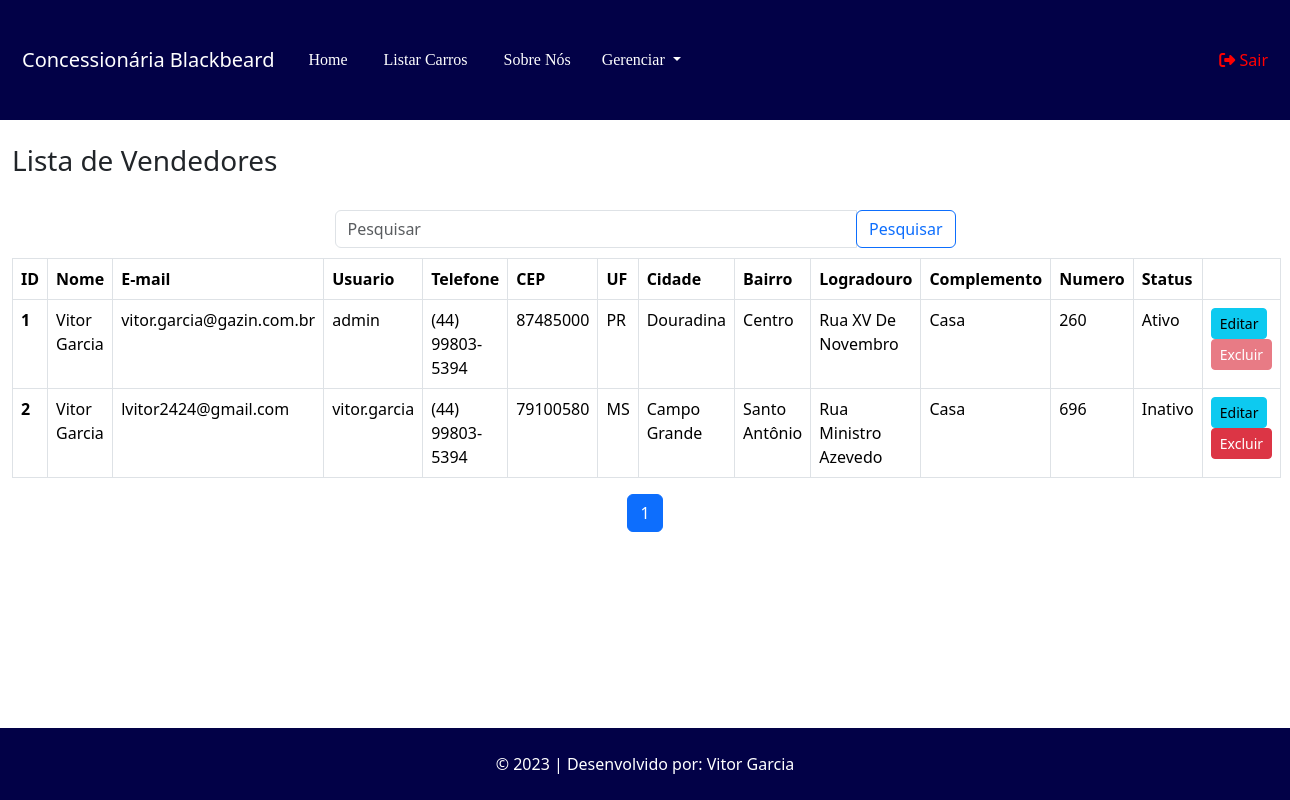
The page /vendedor/pesquisar (signed in) on the database as committed earlier.
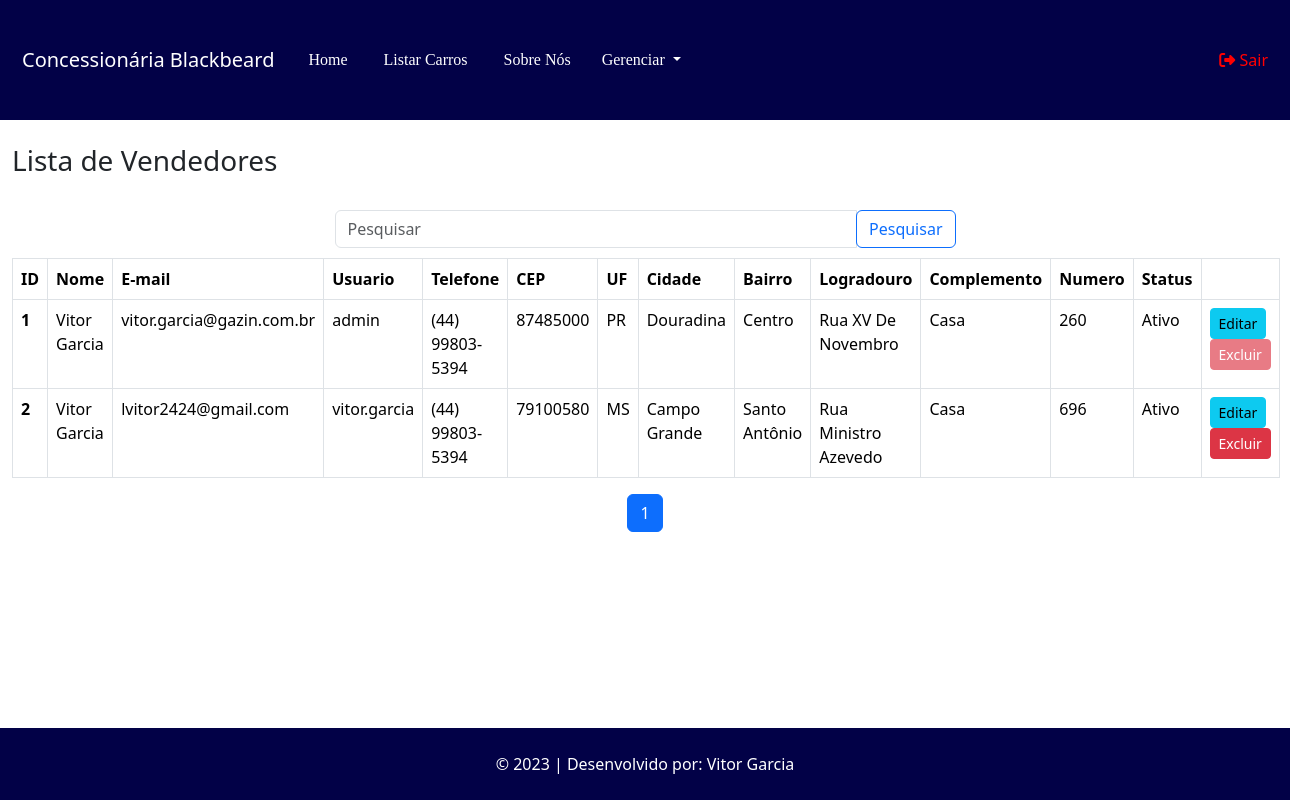
The same page on the database as committed later.
### tables this page shows
CREATE TABLE `vendedor` (
  `id` int(11) NOT NULL,
  `nome` varchar(100) NOT NULL,
  `telefone` varchar(20) NOT NULL,
  `email` varchar(100) NOT NULL,
  `cpf` char(15) NOT NULL,
  `status` varchar(12) NOT NULL,
  `cep` varchar(10) DEFAULT NULL,
  `uf` varchar(2) DEFAULT NULL,
  `cidade` varchar(255) DEFAULT NULL,
  `bairro` varchar(255) DEFAULT NULL,
  `logradouro` varchar(255) DEFAULT NULL,
  `complemento` varchar(255) DEFAULT NULL,
  `numero` varchar(10) DEFAULT NULL,
  `usuario` varchar(50) NOT NULL,
  `senha` varchar(255) NOT NULL
);

### App/Controllers/Controller.php (called while the page is built, shortened)
<?php
abstract class Controller
{
    private $viewVar;
    public function render($view)
    {
        $viewVar = $this->getViewVar();
        require_once PATH . '/App/Views/layouts/cabecalho.php';
        require_once PATH . '/App/Views/' . $view . '.php';
        require_once PATH . '/App/Views/layouts/rodape.php';
    }
    public function getViewVar()
    {
        return $this->viewVar;
    }
    public function setViewParam($varName, $varValue)
    {
        if ($varName != "" && $varValue != "") {
            $this->viewVar[$varName] = $varValue;
        }
    }
}

### App/Controllers/VendedorController.php (called while the page is built, shortened)
<?php
class VendedorController extends Controller
{
    public function pesquisar()
    {
        $vendedorDAO = new VendedorDAO();
        self::setViewParam('vendedor', $vendedorDAO->listarVendedorPorVenda());
        $this->render('vendedor/pesquisar');
    }
}

### index.php (called while the page is built, shortened)
<?php
try {
    $app = new App();
    $app->run();
}catch (\Exception $e){
    $oError = new Erro($e);
    $oError->render();
}

### App/Models/DAO/BaseDAO.php (called while the page is built, shortened)
<?php
abstract class BaseDAO
{
    private $conexao;
    public function __construct()
    {
        $this->conexao = Conexao::getConnection();
    }
    public function select($sql)
    {
        if (!empty($sql)) {
            return $this->conexao->query($sql);
        }
    }
}

### App/Lib/Conexao.php (called while the page is built, shortened)
<?php
class Conexao
{
    private static $connection;
    public static function getConnection()
    {
        $pdoConfig = DB_DRIVER . ":" . "host=" . DB_HOST . ";";
        $pdoConfig .= "dbname=" . DB_NAME . ";";
        try {
            if (!isset(self::$connection)) {
                self::$connection = new PDO($pdoConfig, DB_USER, DB_PASSWORD);
                self::$connection->setAttribute(PDO::ATTR_ERRMODE, PDO::ERRMODE_EXCEPTION);
            }
            return self::$connection;
        } catch (PDOException $e) {
            throw new Exception("Erro de conexão com o banco de dados", 500);
        }
    }
}

### App/Models/DAO/VendedorDAO.php (called while the page is built, shortened)
<?php
class VendedorDAO extends BaseDAO{
    public function listarVendedorPorVenda(){
        $resultado = $this->select(
            'SELECT v.*, IFNULL(COUNT(venda.id), null) AS qtdVendasVendedor
            FROM vendedor v
            LEFT JOIN venda ON v.id = venda.id_cliente
            GROUP BY v.id'
        );
        return $resultado->fetchAll(\PDO::FETCH_CLASS, Vendedor::class);
    }
}
?>

### App/Models/Entidades/Vendedor.php (called while the page is built, shortened)
<?php
class Vendedor{
     private $id;
     private $nome;
     private $usuario;
     private $telefone;
     private $email;
     private $status;
     private $cep;
     private $uf;
     private $cidade;
     private $bairro;
     private $logradouro;
     private $complemento;
     private $numero;
     public function getId(){
        return $this->id;
   }
   function getNome(){
        return $this->nome;
   }
   function getUsuario(){
    return $this->usuario;
    }
   public function getTelefone(){
        return $this->telefone;
   }
   public function getEmail(){
        return $this->email;
   }
   public function getStatus(){
        return $this->status;
   }
   public function getCep(){
     return $this->cep;
   }
   public function getUf(){
       return $this->uf;
   }
   public function getCidade(){
       return $this->cidade;
   }
   public function getBairro(){
       return $this->bairro;
   }
   public function getLogradouro(){
       return $this->logradouro;
   }
   public function getComplemento(){
       return $this->complemento;
   }
   public function getNumero(){
       return $this->numero;
   }
       private $qtdVendasVendedor;
       public function getQtdVendasVendedor(){
           return $this->qtdVendasVendedor;
       }
}
?>

### App/Views/vendedor/pesquisar.php (the view, shortened to what the changed rows need)
<?php
if (isset($_SESSION['login'])) {
    $vendedoresPorPagina = 10;
    $paginaAtual = isset($_GET['page']) ? intval($_GET['page']) : 1;
    $pesquisa = isset($_GET['pesquisa']) ? $_GET['pesquisa'] : '';
    if (empty($pesquisa)) {
        $todosVendedores = $viewVar['vendedor'];
    }
    $indiceInicial = ($paginaAtual - 1) * $vendedoresPorPagina;
    $vendedoresFiltrados = array_slice($todosVendedores, $indiceInicial, $vendedoresPorPagina);
?>
    <div class="container-fluid" style="margin-bottom: 60px;">
        <br>
        <br>
        <table class="table table-hover table-bordered">
            <thead>
                <tr>
                    <th scope="col">ID</th>
                    <th scope="col">Nome</th>
                    <th scope="col">E-mail</th>
                    <th scope="col">Usuario</th>
                    <th scope="col">Telefone</th>
                    <th scope="col">CEP</th>
                    <th scope="col">UF</th>
                    <th scope="col">Cidade</th>
                    <th scope="col">Bairro</th>
                    <th scope="col">Logradouro</th>
                    <th scope="col">Complemento</th>
                    <th scope="col">Numero</th>
                    <th scope="col">Status</th>
                    <th scope="col"></th>
                </tr>
            </thead>
            <tbody>
                <?php if (empty($vendedoresFiltrados)) { ?>
                    <tr>
                        <td colspan="12">
                            <div class="alert alert-info" role="alert">Nenhum vendedor encontrado!</div>
                        </td>
                    </tr>
                    <?php } else {
                    foreach ($vendedoresFiltrados as $vendedor) {
                    ?>
                        <tr>
                            <th scope="row"><?php echo $vendedor->getId(); ?></th>
                            <td><?php echo $vendedor->getNome(); ?></td>
                            <td><?php echo $vendedor->getEmail(); ?></td>
                            <td><?php echo $vendedor->getUsuario(); ?></td>
                            <td><?php echo $vendedor->getTelefone(); ?></td>
                            <td><?php echo $vendedor->getCEP(); ?></td>
                            <td><?php echo $vendedor->getUF(); ?></td>
                            <td><?php echo $vendedor->getCidade(); ?></td>
                            <td><?php echo $vendedor->getBairro(); ?></td>
                            <td><?php echo $vendedor->getLogradouro(); ?></td>
                            <td><?php echo $vendedor->getComplemento(); ?></td>
                            <td><?php echo $vendedor->getNumero(); ?></td>
                            <td><?php echo $vendedor->getStatus(); ?></td>
                            <td>
                                <a href="http://<?php echo APP_HOST; ?>/vendedor/edicao/<?php echo $vendedor->getId(); ?>" class="btn btn-info btn-sm">Editar</a>
                                <?php if($vendedor->getQtdVendasVendedor() != 0 ){ ?>
                                <span class="d-inline-block" tabindex="0" data-toggle="tooltip" title="Não é possível excluir Vendedor que possui vendas vinculadas!">
                                    <a class="btn btn-danger btn-sm disabled">Excluir</a>
                                </span>
                                <?php }else{ ?>
                                    <a href="http://<?php echo APP_HOST; ?>/vendedor/exclusao/<?php echo $vendedor->getId(); ?>" class="btn btn-danger btn-sm">Excluir</a>
                                <?php } ?>
                            </td>
                        </tr>
                <?php
                    }
                }
                ?>
            </tbody>
        </table>
    </div>
<?php
}
?>

Rows that differ between the two databases and show on the page:
changed vendedor "lvitor2424@gmail.com": status "Inativo" → "Ativo"
